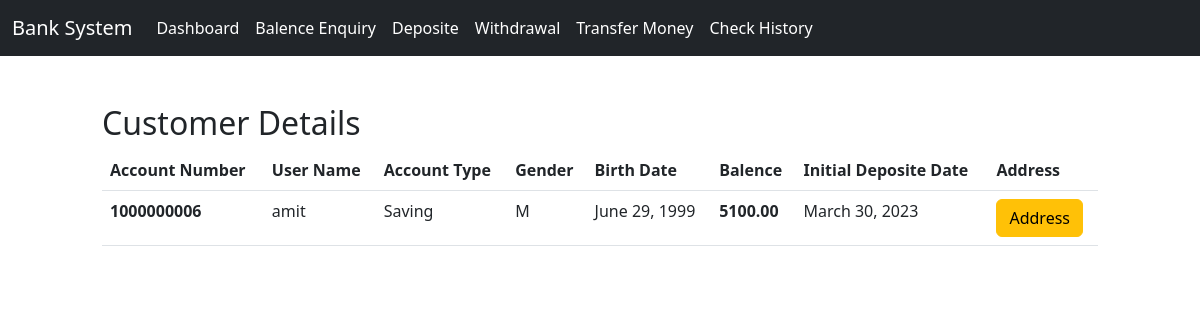
Page /accounts/details/ (signed in) on the earlier database version.
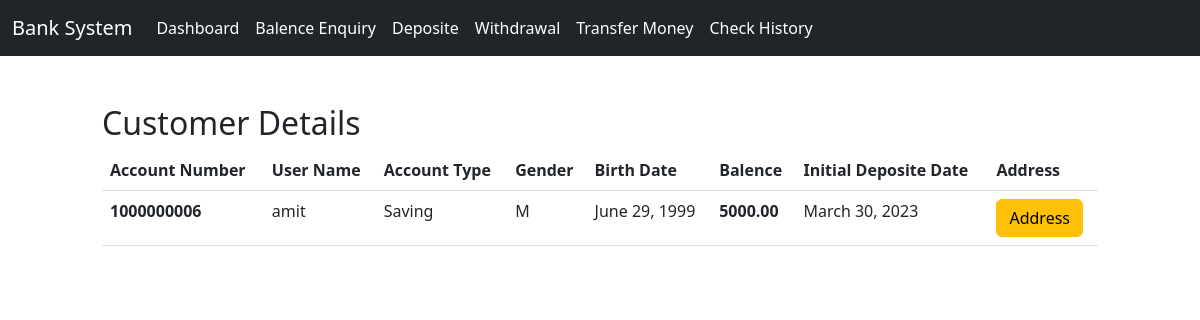
Same page on the later database version.
### accounts/models.py (models this page shows, shortened)
class UserBankAccount(models.Model):
    user = models.OneToOneField(User,related_name='account',on_delete=models.CASCADE)
    account_type = models.CharField(max_length=100,help_text='Enter Account Type Current/Savings' )
    account_no = models.PositiveIntegerField(unique=True)
    gender = models.CharField(max_length=1,choices=GENDER_CHOICE)
    birth_date = models.DateField(null=True,blank=True)
    balence = models.DecimalField(default=0,max_digits=12,decimal_places=2)
    initial_deposite_date = models.DateField(null=True,blank=True)

### accounts/views.py (the view)
# urls.py: path('details/',views.CustomerDetails,name='details'),
def CustomerDetails(request):
    user = request.user
    data = UserBankAccount.objects.get(user=user)
    return render(request,'accounts/details.html',{'details':data})

### accounts/templates/accounts/details.html (shortened to what this page needs)
{% extends 'accounts/base.html' %}
{% block content %}
<form action="" method="POST">
    <div class="row">
        <div class="col-sm-1 mt-3"></div>
        <div class='col-sm-10 mt-5'>
            <h2>Customer Details</h2>
                <table class="table">
                    <thead>
                      <tr>
                        <th scope="col">Account Number</th>
                        <th scope="col">User Name</th>
                        <th scope="col">Account Type</th>
                        <th scope="col">Gender</th>
                        <th scope="col">Birth Date</th>
                        <th scope="col">Balence</th>
                        <th scope="col">Initial Deposite Date</th>
                        <th scope="col">Address</th>
                      </tr>
                    </thead>
                    <tbody>
                      <tr>
                        <th scope="row">{{details.account_no}}</th>
                        <td>{{details.user}}</td>
                        <td>{{details.account_type}}</td>
                        <td>{{details.gender}}</td>
                        <td>{{details.birth_date}}</td>
                        <th scope="row">{{details.balence}}</th>
                        <td>{{details.initial_deposite_date}}</td>
                        <td>
                          <a class='btn btn-warning' href="{% url 'customeraddressdetails' details.id %}">Address</a>
                      </td>
                      </tr>
                    </tbody>
                </table>
        </div>
    </div>
</form>
{% endblock content %}

Differences in the rows shown:
changed UserBankAccount "Saving": balence "5100.00" → "5000.00"
